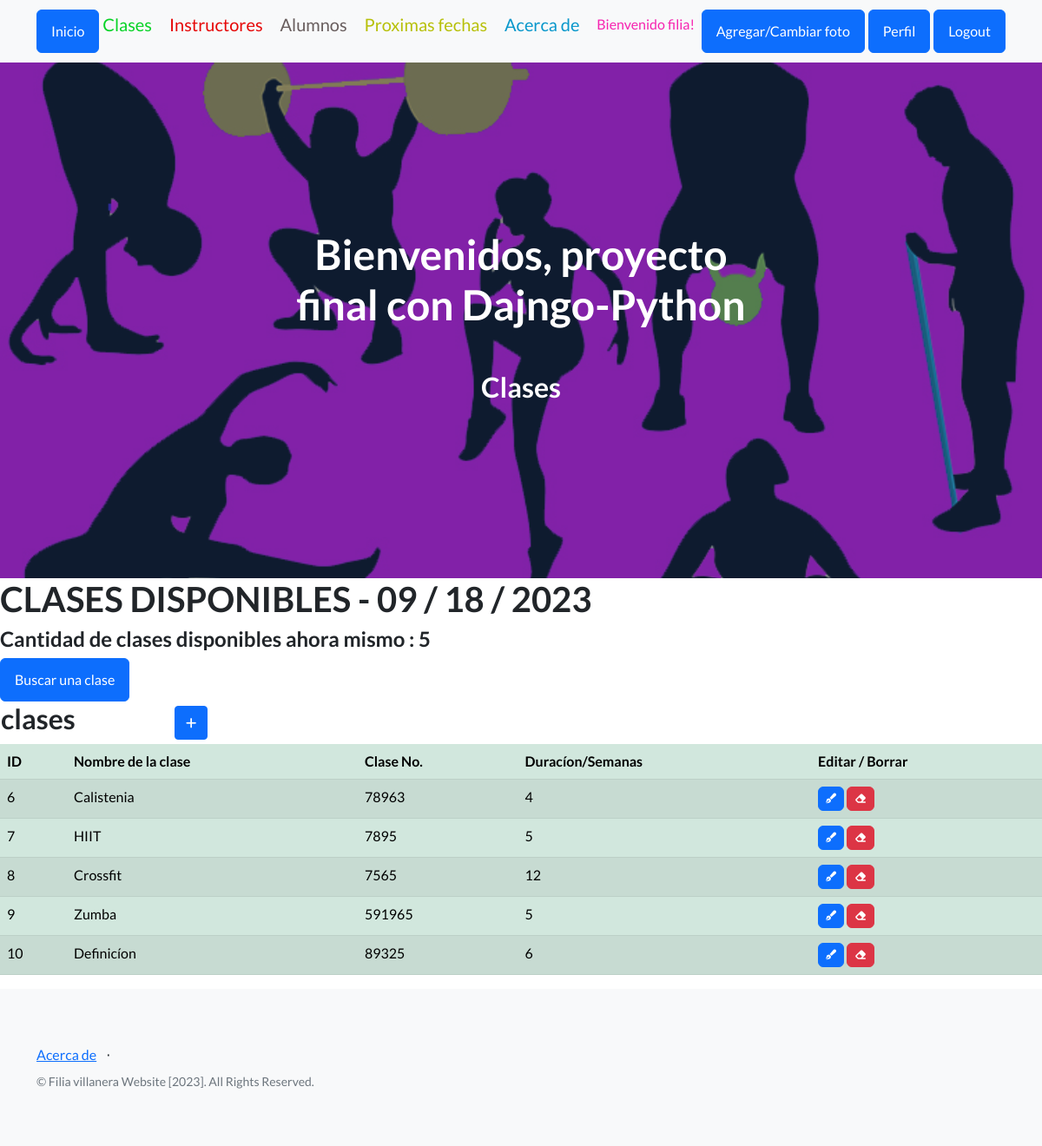
Page /cursos/ (signed in) on the committed database.
### app1/models.py (models this page shows, shortened)
class Clase (models.Model):
    nombre = models.CharField(max_length=50)
    comision  = models.IntegerField()
    duracion = models.IntegerField ()

### app1/views.py (the view)
# urls.py: path('cursos/', cursos, name="cursos" ),
@login_required
def cursos (request):
    contexto = {"clases": Clase.objects.all(), 'titulo': 'Clases disponibles'}
    return render(request, "aplicacion/cursos.html", contexto)

### app1/templates/aplicacion/cursos.html
{% extends 'aplicacion/base.html' %}
{% load static %}
{% block encabezado %}
    Clases
{% endblock encabezado %}
{% block contenido %}
<h1> {{ titulo|upper }} - {% now 'm / d / Y' %} </h1>
<h4>Cantidad de clases disponibles ahora mismo : {{clases|length}}</h4>
<table>
    <tr>
        <td width="200"><h2>clases</h2></td>
        <a class="btn btn-primary" href="{% url 'buscar_comision'   %}">Buscar una clase</a>
        <td>
            <a
            href="{%   url 'build_curso'   %}"
            class="btn btn-primary btn-sm"
            ><i class="fa-solid fa-plus"></i>
            </a>
        </td>
    </tr>
</table>
<table class="table table-success table-striped">
    <thead>
        <tr>
            <th>ID</th>
            <th>Nombre de la clase</th>
            <th>Clase No.</th>
            <th>Duracíon/Semanas</th>
            <th>Editar / Borrar</th>
        </tr>
    </thead>
    <tbody>
{% for c in clases  %}
        <tr>
            <td>{{ c.id  }}</td>
            <td>{{ c.nombre }}</td>
            <td>{{ c.comision }}</td>
            <td>{{ c.duracion }}</td>
            <td>
                <a
                  href="{% url 'upd_curso' c.id  %}"
                  class="btn btn-primary"
                  style="--bs-btn-padding-y: .25rem; --bs-btn-padding-x: .5rem; --bs-btn-font-size: .75rem;"
                  ><i class="fa-solid fa-pen-fancy"></i>
                </a>
                <a
                  href="{% url 'del_curso'  c.id   %}"
                  class="btn btn-danger"
                  style="--bs-btn-padding-y: .25rem; --bs-btn-padding-x: .5rem; --bs-btn-font-size: .75rem;"
                  ><i class="fa-solid fa-eraser"></i>
                </a>
              </td>
        </tr>
{% endfor %}
    </tbody>
</table>
{% endblock contenido %}

### app1/templates/aplicacion/base.html (shortened to what this page needs)
<!DOCTYPE html>
<html lang="en">
    <head>
        {% load static %}
        <link href="https://cdn.jsdelivr.net/npm/bootstrap-icons@1.5.0/font/bootstrap-icons.css" rel="stylesheet" type="text/css" />
        <link href="{% static 'aplicacion/css/styles.css' %}" rel="stylesheet" />
        <link rel="stylesheet" href="https://cdnjs.cloudflare.com/ajax/libs/font-awesome/6.4.0/css/all.min.css">
    </head>
    <body>
        <nav class="navbar navbar-light bg-light static-top">
            <div class="container">
                <a class="btn btn-primary" href="{% url 'home' %}">Inicio</a>
                {% if user.is_authenticated %}
                    <a class="navbar-brand" href="{% url 'cursos' %}" style="color:rgb(7, 211, 38)">Clases</p></a>
                    <a class="navbar-brand"class="navbar-brand" href="{% url 'profesores' %}" style="color:rgb(230, 7, 7)">Instructores</p></a>
                    <a class="navbar-brand"href="{% url 'estudiantes' %} "style="color:rgb(104, 93, 93)">Alumnos</p></a>
                    <a class="navbar-brand"class="navbar-brand" href="{% url 'fechas_proximas' %}" style="color:rgb(183, 192, 9)">Proximas fechas</p></a>
                    <a class="navbar-brand"class="navbar-brand" href="{% url 'acerca' %}" style="color:rgb(8, 151, 203)">Acerca de</p></a>
                    <p style="color:rgb(246, 35, 176)">Bienvenido {{user.username}}!</p>
                    <a class="btn btn-primary" href="{% url 'agg_avatar'   %}">Agregar/Cambiar foto</a>
                    <a class="btn btn-primary" href="{% url 'editarperfil' %}">Perfil</a>
                    <a class="btn btn-primary" href="{% url 'logout' %}">Logout</a>
                {% else %}
                    <a class="btn btn-success" href="{% url 'registro'    %}">Registro</a>
                    <a class="btn btn-primary" href="{% url 'login' %}">Login</a>
                {% endif %}
            </div>
        </nav>
        <header class="masthead">
            <div class="container position-relative">
                <div class="row justify-content-center">
                    <div class="col-xl-6">
                        <div class="text-center text-white">
                            <h1 class="mb-5">Bienvenidos, proyecto final con Dajngo-Python</h1>
                            <h2>
                            {% block encabezado %}
                            {% endblock encabezado %}
                                </h2>
                        </div>
                    </div>
                </div>
            </div>
        </header>
        {% block contenido %}
        {% endblock contenido %}
        <footer class="footer bg-light">
            <div class="container">
                <div class="row">
                    <div class="col-lg-6 h-100 text-center text-lg-start my-auto">
                        <ul class="list-inline mb-2">
                            <li class="list-inline-item"><a href="{% url 'acerca'   %}">Acerca de</a></li>
                            <li class="list-inline-item">⋅</li>
                        </ul>
                        <p class="text-muted small mb-4 mb-lg-0">&copy; Filia villanera Website [2023]. All Rights Reserved.</p>
                    </div>
                </div>
            </div>
        </footer>
    </body>
</html>

### rows in the picture
Clase: id "6", nombre "Calistenia", comision "78963", duracion "4"
Clase: id "7", nombre "HIIT", comision "7895", duracion "5"
Clase: id "8", nombre "Crossfit", comision "7565", duracion "12"
Clase: id "9", nombre "Zumba", comision "591965", duracion "5"
Clase: id "10", nombre "Definicíon", comision "89325", duracion "6"

### other values in the picture
{{ user.username }} "filia"
{{ titulo|upper }} "CLASES DISPONIBLES"
{{ clases|length }} "5"
